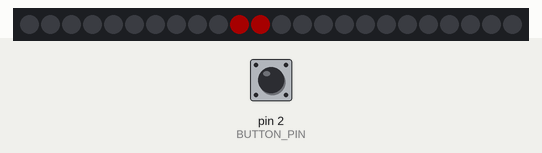
The sketch below on a simulated Arduino Uno, built with avr-gcc and run on an emulated ATmega328P. On the bench: 24 RGB LEDs in strip order, left to right. The inputs (shaded band) are chosen by the test bench; at power-on: pin 2 (BUTTON_PIN) LOW. Dim RGB values are drawn brighter than linear; the local clock reads 2024-03-15 10:24:30 at power-on unless the sketch sets it; random numbers use the default seed unless the sketch sets one; EEPROM starts erased.

Above: at 6.1 s.
6.2 s: pin 2 (BUTTON_PIN) pulled HIGH for 1 s
At 7.6 s:
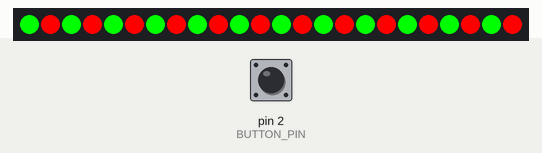
7.8 s: pin 2 (BUTTON_PIN) pulled HIGH for 3.2 s
11.6 s: pin 2 (BUTTON_PIN) pulled HIGH for 1 s
At 12.74 s:
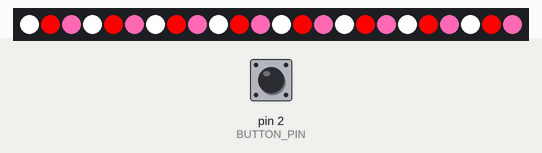
13.2 s: pin 2 (BUTTON_PIN) pulled HIGH for 1 s
At 14.34 s:
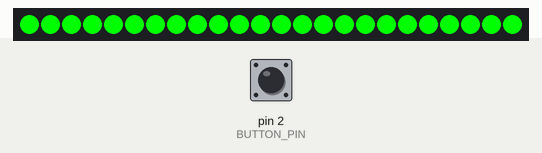
14.8 s: pin 2 (BUTTON_PIN) pulled HIGH for 1 s
At 16.3 s:
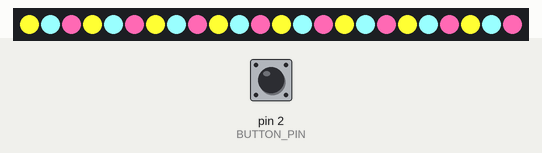
16.4 s: pin 2 (BUTTON_PIN) pulled HIGH for 0.15 s
At 17.52 s:
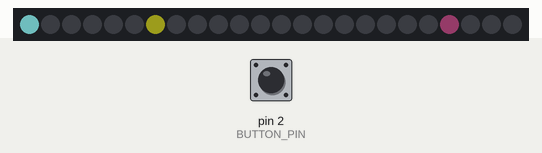
Timing chart, 0 to 19.4 s (numbered marks = the images above; inputs shaded):
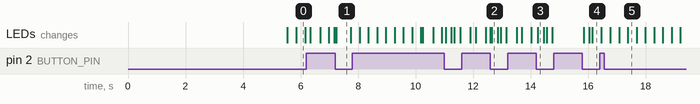

The sketch:

holidayLights.ino
```cpp
#define USE_RTC

#include "SPI.h"
#include "Adafruit_WS2801.h"
#include "RGB.h"
#include "halloweenLights.h"
#include "chistmasLights.h"
#include "valentinesDayLights.h"
#include "stPatricksLights.h"
#include "easterLights.h"
#include "greenAndGoldLights.h"
#include <EEPROM.h>
#ifdef USE_RTC
#include <Wire.h>
#include <DS3231.h>
#include <Time.h>
#include <Timezone.h>
#endif


#define DATA_PIN                             4
#define CLOCK_PIN                            3
#define NUM_PIXELS                          24
#define MODE_ADDR                            0  // EEPROM address for the mode value
#define RTC_ACTIVE_ADDR                      1  // EEPROM address for the rtc active value
#define INT_NUMBER                           0  // Interrupt to use for the button (0 = digital pin 2)
#define BUTTON_PIN                           2  // Tied to interrupt above.  Make sure these line up
#define DEBOUNCE_TIME                      200
#define RTC_CHANGE_TIME                   2000  //  Time to hold the button to switch into timed mode
#define MODE_COUNT                           6


volatile int mode = 0;
volatile bool rtcActive = false;
volatile bool updateMode = false;
volatile int lastButtonState = LOW;
volatile int buttonState = LOW;
volatile unsigned long lastDebounceTime = 0;
unsigned long lastMillis = 0;
Lights* lightDecorationObj = NULL;

#ifdef USE_RTC
DS3231 clock;
#endif
Adafruit_WS2801 strip = Adafruit_WS2801(NUM_PIXELS, DATA_PIN, CLOCK_PIN);


void setup()
{
	randomSeed(analogRead(0));

#ifdef USE_RTC
	Wire.begin();
	clock.setClockMode(false);

	byte yr, mo, day, dow, h, m, s;
	clock.getTime(yr, mo, day, dow, h, m, s);
	setTime(h, m, s, day, mo, yr);
#endif

	mode = EEPROM.read(MODE_ADDR);
	if (mode >= MODE_COUNT) {
		mode = 0;
	}

#ifdef USE_RTC
	rtcActive = (EEPROM.read(RTC_ACTIVE_ADDR) == 1);
#else
	rtcActive = false;
#endif

	attachInterrupt(INT_NUMBER, buttonPress, CHANGE);


	// initialize the strip
	strip.begin();
	strip.show();

	setLightDecorationObject();
}


void loop()
{
	if (updateMode) {
		delete lightDecorationObj;
		setLightDecorationObject();

		if (lightDecorationObj) {
			lightDecorationObj->modeTransition();
		}
		updateMode = false;
	}

	if (lightDecorationObj) {
		lightDecorationObj->update();
	}
}


void
setLightDecorationObject() {
	lightDecorationObj = NULL;

	switch (mode) {
		case 0:
			lightDecorationObj = new HalloweenLights(&strip, (rtcActive == true));
			break;
		case 1:
			lightDecorationObj = new ChistmasLights(&strip, (rtcActive == true));
			break;
		case 2:
			lightDecorationObj = new ValentinesDayLights(&strip, (rtcActive == true));
			break;
		case 3:
			lightDecorationObj = new StPatricksLights(&strip, (rtcActive == true));
			break;
		case 4:
			lightDecorationObj = new EasterLights(&strip, (rtcActive == true));
			break;
		case 5:
			lightDecorationObj = new GreenAndGoldLights(&strip, (rtcActive == true));
			break;
	}
}


void
buttonPress()
{
	unsigned long curTime = millis();
	int curButtonState = digitalRead(BUTTON_PIN);

	if (lastDebounceTime > curTime)  lastDebounceTime = curTime;

	if (curTime - lastDebounceTime > DEBOUNCE_TIME) {
		if (lastButtonState == HIGH) {
#ifdef USE_RTC
			if (curTime - lastDebounceTime > RTC_CHANGE_TIME) {
				rtcActive = rtcActive ? false : true;
				updateMode = true;
			} else {
#endif
				updateMode = true;
				mode++;

				if (mode >= MODE_COUNT) {
					mode = 0;
				}
#ifdef USE_RTC
			}
#endif
		}

		if (updateMode) {
			EEPROM.write(MODE_ADDR, mode);
			EEPROM.write(RTC_ACTIVE_ADDR, rtcActive ? 1 : 0);
		}
	}

	lastButtonState = curButtonState;
	lastDebounceTime = curTime;
}
```

RGB.cpp
```cpp
#include "RGB.h"


RGB::RGB()
{
	_r = 0;
	_g = 0;
	_b = 0;
	_intensity = 255;
}

RGB::RGB(uint8_t r, uint8_t g, uint8_t b)
{
	_r = r;
	_g = g;
	_b = b;
	_intensity = 255;
}

uint32_t
RGB::getColor()
{
	uint32_t c;

	c = map(_r, 0, 255, 0, _intensity);
	c <<= 8;
	c |= map(_g, 0, 255, 0, _intensity);
	c <<= 8;
	c |= map(_b, 0, 255, 0, _intensity);

	return c;
}

bool
operator== (RGB &c1, RGB &c2)
{
	return (c1._r == c2._r && c1._g == c2._g && c1._b == c2._b);
}

bool
operator!= (RGB &c1, RGB &c2)
{
	return !(c1 == c2);
}

void
RGB::operator=(const RGB &co)
{
	_r = co._r;
	_g = co._g;
	_b = co._b;
	_intensity = co._intensity;
}
```

RGB.h
```cpp
#ifndef RGB_H
#define RGB_H

#include "Arduino.h"

class RGB {
	public:
		uint8_t _r;
		uint8_t _g;
		uint8_t _b;
		int _intensity;


		RGB();
		RGB(uint8_t r, uint8_t g, uint8_t b);
		uint32_t getColor();

		friend bool operator== (RGB &c1, RGB &c2);
		friend bool operator!= (RGB &c1, RGB &c2);
		void operator=(const RGB &co);
};

#endif // RGB_H
```

chistmasLights.cpp
```cpp
#include "chistmasLights.h"


ChistmasLights::ChistmasLights(Adafruit_WS2801* pixelObj, bool rtcActive)
: Lights(pixelObj, rtcActive)
{
	for (uint8_t i = 0; i < _numPixels; i++) {
		switch (i % 2) {
			case 0:
				transitionColors[i] = 0x00FF00;  //  Green
				break;
			case 1:
				transitionColors[i] = 0xFF0000;  //  Red
				break;
		}
	}

	_maxActivePixels = min(8, Lights::maxActivePixels);

	_startTimeHour = 8;
	_startTimeMin = 0;
	_endTimeHour = 1;
	_endTimeMin = 0;
	_spawnTime = 75;

	for (uint8_t i = 0; i < _maxActivePixels; i++) {
		_pixels[i].setPixelObj(pixelObj);
	}
}

ChistmasLights::~ChistmasLights()
{
}

void
ChistmasLights::spawnLights()
{
	//  20% chance to spawn a new light each time through
	//  Only one light can be spawned at a time
	if (random(0, 5) == 1) {
		uint8_t nextLightId = 255;
		for (uint8_t i = 0; i < _maxActivePixels; i++) {
			if (_pixels[i]._ready) {
				nextLightId = i;
				break;
			}
		}

		if (nextLightId != 255) {
			uint8_t newPos = 255;

			while (newPos == 255) {
				newPos = random(0, _numPixels / 2) * 2;

				for (uint8_t i = 0; i < _maxActivePixels; i++) {
					if (!_pixels[i].pixelIsAvailable(newPos, 1)) {
						newPos = 255;
						break;
					}
				}
			}


			switch (random(0, 3)) {
				case 0:
					_pixels[nextLightId].setRedBounds(255, 255);
					_pixels[nextLightId].setGreenBounds(0, 0);
					_pixels[nextLightId].setBlueBounds(0, 0);
					break;
				case 1:
					_pixels[nextLightId].setRedBounds(255, 255);
					_pixels[nextLightId].setGreenBounds(255, 255);
					_pixels[nextLightId].setBlueBounds(255, 255);
					break;
				case 2:
					_pixels[nextLightId].setRedBounds(0, 0);
					_pixels[nextLightId].setGreenBounds(255, 255);
					_pixels[nextLightId].setBlueBounds(0, 0);
					break;
			}

			_pixels[nextLightId].reset();
			_pixels[nextLightId].setPixels(1, newPos);
			_pixels[nextLightId].start();
		}
	}
}
```

chistmasLights.h
```cpp
#ifndef CHISTMAS_LIGHTS_H
#define CHISTMAS_LIGHTS_H

#include "Arduino.h"
#include "lights.h"
#include "SPI.h"
#include "Adafruit_WS2801.h"


class ChistmasLights : public Lights {
	public:
		ChistmasLights(Adafruit_WS2801* pixelObj, bool rtcActive);
		virtual ~ChistmasLights();

	protected:
		int _maxRepeats;

		void spawnLights();
};

#endif // CHISTMAS_LIGHTS_H
```

easterLights.cpp
```cpp
#include "easterLights.h"


EasterLights::EasterLights(Adafruit_WS2801* pixelObj, bool rtcActive)
: Lights(pixelObj, rtcActive)
{
	for (uint8_t i = 0; i < _numPixels; i++) {
		switch (i % 3) {
			case 0:
				transitionColors[i] = 0xFFFF33;  //  Yellow
				break;
			case 1:
				transitionColors[i] = 0x99FFFF;  //  Light blue
				break;
			case 2:
				transitionColors[i] = 0xFF69B4;  //  Pink
				break;
		}
	}

	_maxActivePixels = min(8, Lights::maxActivePixels);

	_startTimeHour = 8;
	_startTimeMin = 0;
	_endTimeHour = 1;
	_endTimeMin = 0;
	_spawnTime = 75;

	for (uint8_t i = 0; i < _maxActivePixels; i++) {
		_pixels[i].setPixelObj(pixelObj);
	}
}

EasterLights::~EasterLights()
{
}

void
EasterLights::spawnLights()
{
	//  20% chance to spawn a new light each time through
	//  Only one light can be spawned at a time
	if (random(0, 5) == 1) {
		uint8_t nextLightId = 255;
		for (uint8_t i = 0; i < _maxActivePixels; i++) {
			if (_pixels[i]._ready) {
				nextLightId = i;
				break;
			}
		}

		if (nextLightId != 255) {
			uint8_t newPos = 255;

			while (newPos == 255) {
				newPos = random(0, _numPixels / 2) * 2;

				for (uint8_t i = 0; i < _maxActivePixels; i++) {
					if (!_pixels[i].pixelIsAvailable(newPos, 1)) {
						newPos = 255;
						break;
					}
				}
			}


			switch (random(0, 3)) {
				case 0:
					_pixels[nextLightId].setRedBounds(255, 255);
					_pixels[nextLightId].setGreenBounds(255, 255);
					_pixels[nextLightId].setBlueBounds(51, 51);
					break;
				case 1:
					_pixels[nextLightId].setRedBounds(153, 153);
					_pixels[nextLightId].setGreenBounds(255, 255);
					_pixels[nextLightId].setBlueBounds(255, 255);
					break;
				case 2:
					_pixels[nextLightId].setRedBounds(255, 255);
					_pixels[nextLightId].setGreenBounds(105, 105);
					_pixels[nextLightId].setBlueBounds(180, 180);
					break;
			}

			_pixels[nextLightId].reset();
			_pixels[nextLightId].setPixels(1, newPos);
			_pixels[nextLightId].start();
		}
	}
}
```

easterLights.h
```cpp
#ifndef EASTER_LIGHTS_H
#define EASTER_LIGHTS_H

#include "Arduino.h"
#include "lights.h"
#include "SPI.h"
#include "Adafruit_WS2801.h"


class EasterLights : public Lights {
	public:
		EasterLights(Adafruit_WS2801* pixelObj, bool rtcActive);
		virtual ~EasterLights();

	protected:
		void spawnLights();
};

#endif // EASTER_LIGHTS_H
```

fadePixels.cpp
```cpp
#include "fadePixels.h"


const int FadePixels::maxPixels;
const int FadePixels::maxBrightness;
const int FadePixels::stepDelay;
const int FadePixels::stepMin;
const int FadePixels::stepMax;
const int FadePixels::cdMin;
const int FadePixels::cdMax;


FadePixels::FadePixels()
{
	_pixelObj = NULL;
	_ready = true;
	_repeatCount = 0;
	_repeatReady = false;
	_color = RGB();

	setRedBounds(0, 255);
	setGreenBounds(0, 255);
	setBlueBounds(0, 255);
}

FadePixels::FadePixels(Adafruit_WS2801* pixelObj)
{
	_pixelObj = pixelObj;
	_ready = true;
	_repeatCount = 0;
	_repeatReady = false;
	_color = RGB();

	setRedBounds(0, 255);
	setGreenBounds(0, 255);
	setBlueBounds(0, 255);
}

void
FadePixels::setPixelObj(Adafruit_WS2801* pixelObj)
{
	_pixelObj = pixelObj;
}

void
FadePixels::setRedBounds(uint8_t min, uint8_t max)
{
	_redMin = min;
	_redMax = max;
}

void
FadePixels::setGreenBounds(uint8_t min, uint8_t max)
{
	_greenMin = min;
	_greenMax = max;
}

void
FadePixels::setBlueBounds(uint8_t min, uint8_t max)
{
	_blueMin = min;
	_blueMax = max;
}

void
FadePixels::reset()
{
	_ready = true;
	_repeatCount = 0;
	_repeatReady = false;

	_color._r = random(_redMin, _redMax + 1);
	_color._g = random(_greenMin, _greenMax + 1);
	_color._b = random(_blueMin, _blueMax + 1);
	_color._intensity = 0;
	_step = random(stepMin, stepMax);
	_cooldownTime = random(cdMin, cdMax);
	showPixels();

	for (uint8_t i = 0; i < maxPixels; i++) {
		_pixelsToFade[i] = 255;
	}

	_targetMillis = millis();
}

void
FadePixels::repeat()
{
	_ready = true;
	_repeatReady = false;
	_color._intensity = 0;
	_repeatCount++;
	showPixels();

	_targetMillis = millis();
}

boolean
FadePixels::start()
{
	uint8_t i;
	boolean readyToStart = true;

	if (!_pixelObj) {
		readyToStart = false;
	}

	if (_pixelsToFade[0] == 255) {
		readyToStart = false;
	}

	if (_color._r == 0 && _color._g == 0 && _color._b == 0) {
		readyToStart = false;
	}

	if (readyToStart) {
		_ready = false;
	} else {
		_ready = true;
	}

	return readyToStart;
}

void
FadePixels::setPixels(int n, ...)
{
	int pixelId;
	va_list arguments;

	va_start(arguments, n);

	for (uint8_t i = 0; i < n; i++) {
		pixelId = va_arg(arguments, int);
		_pixelsToFade[i] = pixelId;
	}
	va_end(arguments);
}

void
FadePixels::showPixels()
{
	if (!_pixelObj) {
		return;
	}

	for (uint8_t i = 0; i < maxPixels; i++) {
		if (_pixelsToFade[i] == 255) {
			break;
		}

		_pixelObj->setPixelColor(_pixelsToFade[i], _color.getColor());
	}
	_pixelObj->show();
}

void
FadePixels::update()
{
	if (_ready) {  //  We're currently waiting to be used again
		return;
	}

	if (millis() < _targetMillis) {  //  It's not time yet!!
		return;
	}

	if (_color._intensity == 0 && _step < 0) {
		_step *= -1;
		_ready = true;
		_repeatReady = true;
	} else {
		_color._intensity += _step;
		_targetMillis = millis() + stepDelay;

		if (_step > 0) {
			if (_color._intensity >= maxBrightness) {
				_color._intensity -= _step;
				_step *= -1;
			}
		} else {
			if (_color._intensity < 0) {
				_color._intensity = 0;
				_targetMillis = millis() + _cooldownTime;
			}
		}

		showPixels();
	}
}

boolean
FadePixels::pixelIsAvailable(uint8_t pixelToCheck, uint8_t offsetAllowed)
{
	boolean isAvailable = true;

	for (uint8_t i = 0; i < maxPixels; i++) {
		if (_pixelsToFade[i] == 255) {
			break;
		}

		if (abs(_pixelsToFade[i] - pixelToCheck) <= offsetAllowed) {
			isAvailable = false;
			break;
		}
	}

	return isAvailable;
}
```

fadePixels.h
```cpp
#ifndef FADEPIXELS_H
#define FADEPIXELS_H

#include "Arduino.h"
#include "RGB.h"
#include "SPI.h"
#include "Adafruit_WS2801.h"


class FadePixels {
	public:
		static const int maxPixels = 2;
		static const int maxBrightness = 100;
		static const int stepDelay = 25;
		static const int stepMin = 2;
		static const int stepMax = 8;
		static const int cdMin = 500;
		static const int cdMax = 1250;


		boolean _ready;
		unsigned long _targetMillis;
		Adafruit_WS2801* _pixelObj;

		uint8_t _redMin;
		uint8_t _redMax;
		uint8_t _greenMin;
		uint8_t _greenMax;
		uint8_t _blueMin;
		uint8_t _blueMax;

		int _step;
		int _cooldownTime;
		int _repeatCount;
		boolean _repeatReady;

		RGB _color;

		uint8_t _pixelsToFade[maxPixels];

		FadePixels();
		FadePixels(Adafruit_WS2801* pixelObj);

		void setPixelObj(Adafruit_WS2801* pixelObj);
		void setRedBounds(uint8_t min, uint8_t max);
		void setGreenBounds(uint8_t min, uint8_t max);
		void setBlueBounds(uint8_t min, uint8_t max);
		void reset();
		void repeat();
		boolean start();
		void setPixels(int n, ...);
		void showPixels();
		void update();
		boolean pixelIsAvailable(uint8_t pixelToCheck, uint8_t offsetAllowed);
};

#endif // FADEPIXELS_H
```

greenAndGoldLights.cpp
```cpp
#include "greenAndGoldLights.h"


GreenAndGoldLights::GreenAndGoldLights(Adafruit_WS2801* pixelObj, bool rtcActive)
: Lights(pixelObj, rtcActive)
{
	for (uint8_t i = 0; i < _numPixels; i++) {
		switch (i % 2) {
			case 0:
				transitionColors[i] = 0x00FF00;  //  Green
				break;
			case 1:
				transitionColors[i] = 0xFFD700;  //  Gold
				break;
		}
	}

	_maxActivePixels = min(8, Lights::maxActivePixels);

	_startTimeHour = 8;
	_startTimeMin = 0;
	_endTimeHour = 1;
	_endTimeMin = 0;
	_spawnTime = 75;

	for (uint8_t i = 0; i < _maxActivePixels; i++) {
		_pixels[i].setPixelObj(pixelObj);
	}
}

GreenAndGoldLights::~GreenAndGoldLights()
{
}

void
GreenAndGoldLights::spawnLights()
{
	//  20% chance to spawn a new light each time through
	//  Only one light can be spawned at a time
	if (random(0, 5) == 1) {
		uint8_t nextLightId = 255;
		for (uint8_t i = 0; i < _maxActivePixels; i++) {
			if (_pixels[i]._ready) {
				nextLightId = i;
				break;
			}
		}

		if (nextLightId != 255) {
			uint8_t newPos = 255;

			while (newPos == 255) {
				newPos = random(0, _numPixels / 2) * 2;

				for (uint8_t i = 0; i < _maxActivePixels; i++) {
					if (!_pixels[i].pixelIsAvailable(newPos, 1)) {
						newPos = 255;
						break;
					}
				}
			}


			switch (random(0, 2)) {
				case 0:
					_pixels[nextLightId].setRedBounds(0, 0);
					_pixels[nextLightId].setGreenBounds(255, 255);
					_pixels[nextLightId].setBlueBounds(0, 0);
					break;
				case 1:
					_pixels[nextLightId].setRedBounds(255, 255);
					_pixels[nextLightId].setGreenBounds(215, 215);
					_pixels[nextLightId].setBlueBounds(0, 0);
					break;
			}

			_pixels[nextLightId].reset();
			_pixels[nextLightId].setPixels(1, newPos);
			_pixels[nextLightId].start();
		}
	}
}
```

greenAndGoldLights.h
```cpp
#ifndef GREEN_AND_GOLD_LIGHTS_H
#define GREEN_AND_GOLD_LIGHTS_H

#include "Arduino.h"
#include "lights.h"
#include "SPI.h"
#include "Adafruit_WS2801.h"


class GreenAndGoldLights : public Lights {
	public:
		GreenAndGoldLights(Adafruit_WS2801* pixelObj, bool rtcActive);
		virtual ~GreenAndGoldLights();

	protected:
		void spawnLights();
};

#endif // GREEN_AND_GOLD_LIGHTS_H
```

lights.cpp
```cpp
#define USE_RTC


#include "lights.h"

#ifdef USE_RTC
#include <Wire.h>
#include <DS3231.h>
#include <Time.h>
#include <Timezone.h>


//  Time zone setup
//  US Central Time Zone
TimeChangeRule tzDT = {"CDT", Second, dowSunday, Mar, 2, -300};
TimeChangeRule tzST = {"CST", First, dowSunday, Nov, 2, -360};
Timezone tz(tzDT, tzST);
#endif


Lights::Lights(Adafruit_WS2801* pixelObj, bool rtcActive)
{
	_pixelObj = pixelObj;
	_rtcActive = rtcActive;
	if (_pixelObj) {
		_numPixels = _pixelObj->numPixels();
	}
	_lastMillis = 0;
}

Lights::~Lights()
{
}

void
Lights::update()
{
	unsigned long curMillis = millis();

	for (uint8_t i = 0; i < _maxActivePixels; i++) {
		_pixels[i].update();
	}

	if (_lastMillis > curMillis)  _lastMillis = curMillis;
	if (curMillis - _lastMillis > _spawnTime) {
		if (checkTime()) {
			spawnLights();
		}

		_lastMillis = curMillis;
	}
}

bool
Lights::checkTime()
{
	bool rtnVal = true;

#ifdef USE_RTC
	if (_rtcActive) {
		time_t local = tz.toLocal(now());
		int h = hour(local);
		int m = minute(local);

		if (h == _startTimeHour && m < _startTimeMin) {
			rtnVal = false;
		} else if (h == _endTimeHour && m > _endTimeMin) {
			rtnVal = false;
		} else if (_startTimeHour > _endTimeHour) {
			if (h > _endTimeHour && h < _startTimeHour) {
				rtnVal = false;
			}
		} else if (h > _endTimeHour || h < _startTimeHour) {
			rtnVal = false;
		}
	}
#endif

	return rtnVal;
}

void
Lights::modeTransition()
{
	//  Set up the pixels
	for (uint8_t i = 0; i < Lights::maxActivePixels; i++) {
		_pixels[i].reset();
	}


	for (uint8_t i = 0; i < _numPixels; i++) {
		_pixelObj->setPixelColor(i, transitionColors[i]);
	}
	_pixelObj->show();

	if (_rtcActive) {
		delay(200);

		for (uint8_t i = 0; i < _numPixels; i++) {
			_pixelObj->setPixelColor(i, 0x000000);
		}
		_pixelObj->show();
		delay(100);
		for (uint8_t i = 0; i < _numPixels; i++) {
			_pixelObj->setPixelColor(i, transitionColors[i]);
		}
		_pixelObj->show();
		delay(200);
	} else {
		delay(500);
	}

	for (uint8_t i = 0; i < _numPixels; i++) {
		_pixelObj->setPixelColor(i, 0x000000);
	}
	_pixelObj->show();
}
```

stPatricksLights.h
```cpp
#ifndef ST_PATRICKS_LIGHTS_H
#define ST_PATRICKS_LIGHTS_H

#include "Arduino.h"
#include "lights.h"
#include "SPI.h"
#include "Adafruit_WS2801.h"


class StPatricksLights : public Lights {
	public:
		StPatricksLights(Adafruit_WS2801* pixelObj, bool rtcActive);
		virtual ~StPatricksLights();

	protected:
		void spawnLights();
};

#endif // ST_PATRICKS_LIGHTS_H
```

Source omitted: lights.h (777 bytes), stPatricksLights.cpp (1370 bytes), valentinesDayLights.cpp (1737 bytes), valentinesDayLights.h (368 bytes), halloweenLights.cpp (1806 bytes), halloweenLights.h (373 bytes)

Measured:
- what the display in image 1 shows lasts 0.6 s, from 7.2 s to 7.8 s
